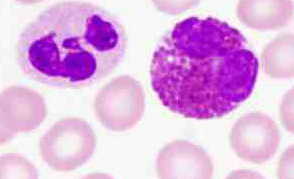
%> input picture seg4.jpg, 294 x 179 px
$ octave --eval "result = Rbc_size_comp(rgb2gray(imread('seg4.jpg')));"   (GNU Octave 9; MATLAB toolbox functions it lacks are replaced by stand-ins)
%> lines starting %> are read from the running program, lines starting %| are printed output that depends on the picture; in (x1, y1, x2, y2) boxes, pixels count from 0 and x2, y2 are one past the last pixel; in counts of white or black regions, pixels touching at a corner belong together; the program's own positions count from 1
function siz=Rbc_size_comp(I)
originalImage=I;
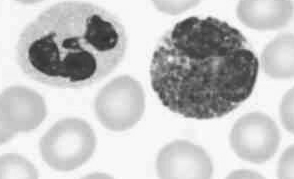
%> originalImage: size 179x294 uint8; min 46, max 255, mean 198.5
%originalImage=rgb2gray(imread('seg4.jpg'));
%figure;imshow(binaryImage);
[m,n]= size(originalImage);
%> m = 179; n = 294
binaryImage=originalImage;
%Perform a thresholding operation
for i=1:m
	for j=1:n
		if(binaryImage(i,j)>185)
			binaryImage(i,j)=0;
		end
	end
end
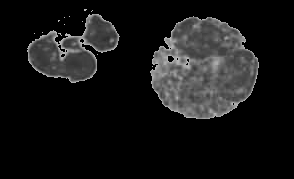
%> binaryImage: size 179x294 uint8; min 0, max 185, mean 22.2
binaryImage = imfill(binaryImage, 'holes');
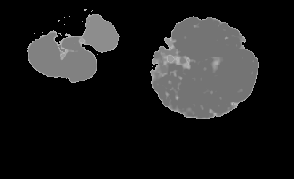
%> binaryImage: size 179x294 uint8; min 0, max 185, mean 28.7
% Find the connected components
labeledImage = bwlabel(binaryImage, 8);
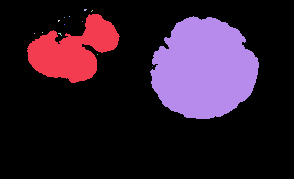
%> labeledImage: size 179x294 double; 15 distinct labels, from 0 to 14; one colour per label, 0 black
% The connected components(pixels) are cells and now we want to calculate
% the their area, bounding box etc.
cellMeasurements = regionprops(labeledImage , binaryImage, 'all');
%> cellMeasurements = 14 regions; largest, box (x1, y1, x2, y2), Area, Centroid, MajorAxisLength, MinorAxisLength and Eccentricity: (150, 16, 259, 119) 8304 [204.6 69.7] 105.3 101.1 0.277, (27, 14, 120, 83) 3545 [73.8 51.5] 97.92 54.87 0.828, (58, 33, 62, 36) 5 [60.6 34.6] 5.05 2.01 0.917
% Find the no of cells
numberOfcells = size(cellMeasurements, 1);
%> numberOfcells = 14
temp=cellMeasurements(1).Area;
%> temp = 3545
%disp(temp);
% Find the biggest component in the present matrix
for k=1:numberOfcells
    %disp(temp);
    if temp>=cellMeasurements(k).Area
        %thiscellsBoundingBox = cellMeasurements(k).BoundingBox;  % Get list of pixels in current cell.
		% Extract out this cell into it's own image.
		%subImage = imcrop(originalImage, thiscellsBoundingBox);
    else
        temp=cellMeasurements(k).Area;
        %thiscellsBoundingBox = cellMeasurements(k).BoundingBox;  % Get list of pixels in current cell.
		% Extract out this cell into it's own image.
		%subImage = imcrop(originalImage, thiscellsBoundingBox);
    end
    % Return the area of the biggest cell
    siz=temp;
end
%> this loop made 14 passes
%> (temp, siz) on pass 13: (8304, 8304)
%> siz on passes 1 to 6: 3545, 3545, 3545, 3545, 3545, 3545
%> `result = Rbc_size_comp(rgb2gray(imread('seg4.jpg')));`: result = 8304
%disp('siz');
%disp(siz);
%figure;imshow(subImage);
%figure;imshow(originalImage);
%figure;imshow(binaryImage);
end

$ run again, on seg1.jpg
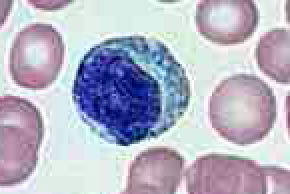
%> input picture seg1.jpg, 145 x 97 px (shown 2 times larger)
%> after the loop in Rbc_size_comp, `for i=1:m`:
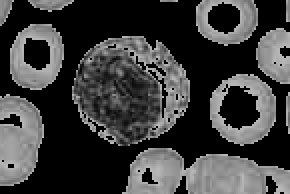
%> binaryImage: size 97x145 uint8 (shown 2 times larger); min 0, max 185, mean 60.9
%> in Rbc_size_comp, `labeledImage = bwlabel(binaryImage, 8);`:
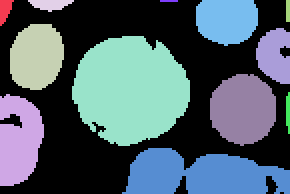
%> labeledImage: size 97x145 double (shown 2 times larger); 13 distinct labels, from 0 to 12; one colour per label, 0 black
%> cellMeasurements = 12 regions; largest, box (x1, y1, x2, y2), Area, Centroid, MajorAxisLength, MinorAxisLength and Eccentricity: (36, 18, 95, 73) 2442 [65.8 45.5] 58.34 53.64 0.393, (61, 74, 145, 97) 1391 [101.5 87.9] 89.46 22.61 0.968, (105, 37, 138, 73) 933 [122.1 55.2] 35.36 33.66 0.306
%> numberOfcells = 12
%> in Rbc_size_comp, `temp=cellMeasurements(1).Area;`: temp = 58
%> the loop in Rbc_size_comp, `for k=1:numberOfcells` made 12 passes
%> (temp, siz) on passes 2, 5: (776, 776), (2442, 2442)
%> result = 2442

$ run again, on seg2.jpg
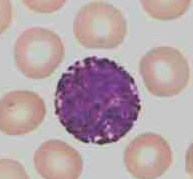
%> input picture seg2.jpg, 193 x 179 px
%> after the loop in Rbc_size_comp, `for i=1:m`:
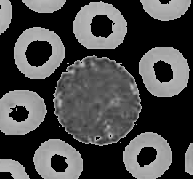
%> binaryImage: size 179x193 uint8; min 0, max 185, mean 72.8
%> in Rbc_size_comp, `labeledImage = bwlabel(binaryImage, 8);`:
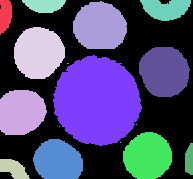
%> labeledImage: size 179x193 double; 17 distinct labels, from 0 to 16; one colour per label, 0 black
%> cellMeasurements = 16 regions; largest, box (x1, y1, x2, y2), Area, Centroid, MajorAxisLength, MinorAxisLength and Eccentricity: (53, 55, 142, 146) 6069 [97.7 101.6] 89.84 86.1 0.285, (14, 27, 65, 79) 2066 [39.2 53.4] 52.46 50.3 0.284, (73, 1, 127, 49) 2057 [100.4 27] 54.39 48.33 0.459
%> numberOfcells = 16
%> in Rbc_size_comp, `temp=cellMeasurements(1).Area;`: temp = 335
%> the loop in Rbc_size_comp, `for k=1:numberOfcells` made 16 passes
%> (temp, siz) on passes 2, 4, 7: (1760, 1760), (2066, 2066), (6069, 6069)
%> result = 6069

$ run again, on seg3.jpg
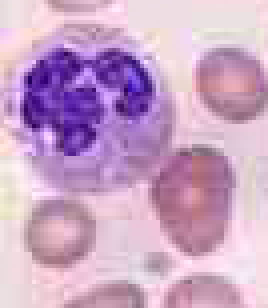
%> input picture seg3.jpg, 67 x 77 px (shown 4 times larger)
%> after the loop in Rbc_size_comp, `for i=1:m`:
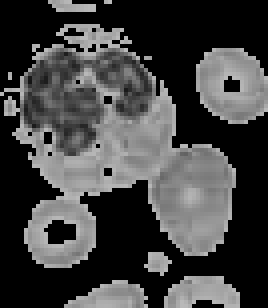
%> binaryImage: size 77x67 uint8 (shown 4 times larger); min 0, max 185, mean 66.4
%> in Rbc_size_comp, `labeledImage = bwlabel(binaryImage, 8);`:
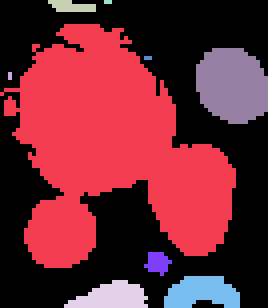
%> labeledImage: size 77x67 double (shown 4 times larger); 10 distinct labels, from 0 to 9; one colour per label, 0 black
%> cellMeasurements = 9 regions; largest, box (x1, y1, x2, y2), Area, Centroid, MajorAxisLength, MinorAxisLength and Eccentricity: (0, 6, 59, 67) 2012 [28.5 37.6] 65.94 50.44 0.644, (49, 12, 67, 31) 278 [58.6 21.8] 20.56 17.29 0.541, (41, 69, 60, 77) 116 [51 73.7] 20.43 8.39 0.912
%> numberOfcells = 9
%> temp = 2012
%> the loop in Rbc_size_comp, `for k=1:numberOfcells` made 9 passes
